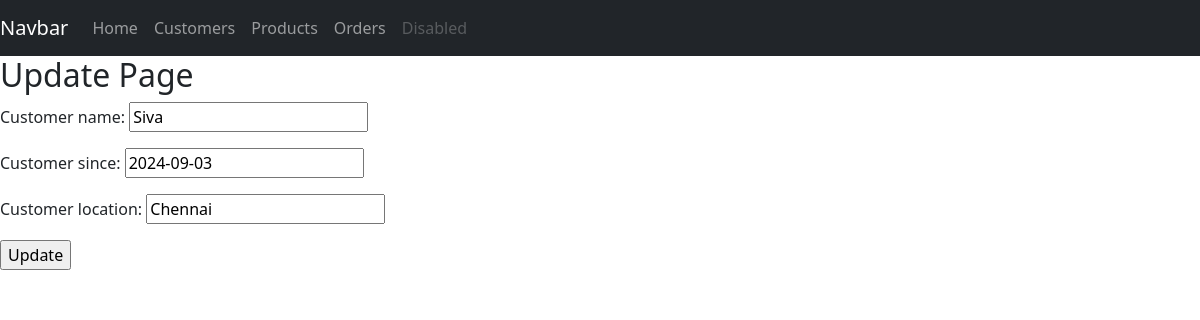
Page /Customers/customer_update/1/ on the committed database.
### Customers/models.py (models this page shows, shortened)
class MyCustomer(models.Model):
    Customer_name = models.CharField(max_length=35,null=True)
    Customer_since = models.DateField(null=True)
    Customer_location = models.CharField(max_length=50)

### Customers/views.py (the view, shortened to what this page needs)
# urls.py: path('customer_update/<int:id>/',  views.CustomerUpdate),
def CustomerUpdate(request,id):
    cust_oldinfo = MyCustomer.objects.get(id=id)
    cust_form    = MyCustomerForm(instance=cust_oldinfo)
    return render(request,'Customer/3_update.html',{'cust_form':cust_form})

### Customers/forms.py
class MyCustomerForm(ModelForm):
    class Meta:
        model = MyCustomer
        fields = '__all__'

### templates/Customer/3_update.html (shortened to what this page needs)
<!DOCTYPE html>
<html lang="en">
<head>
</head>
<body>
    {% include 'Customer/navbar.html' %}
    <h2>Update Page</h2>
    <form action="" method="POST" autocomplete="off">
        {{cust_form.as_p}}
        <input type="submit" value="Update">
    </form>
</body>
</html>

### rows in the picture
MyCustomer: Customer_name "Siva", Customer_since "2024-09-03", Customer_location "Chennai"
